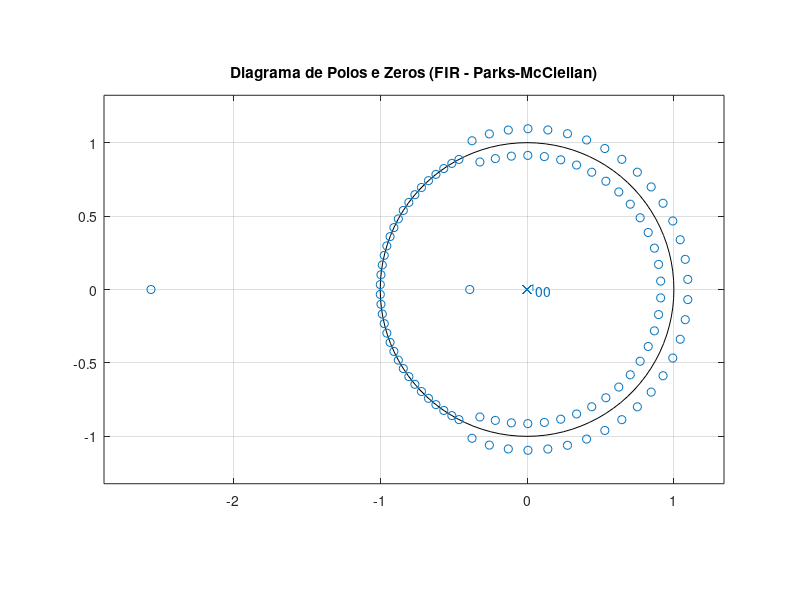
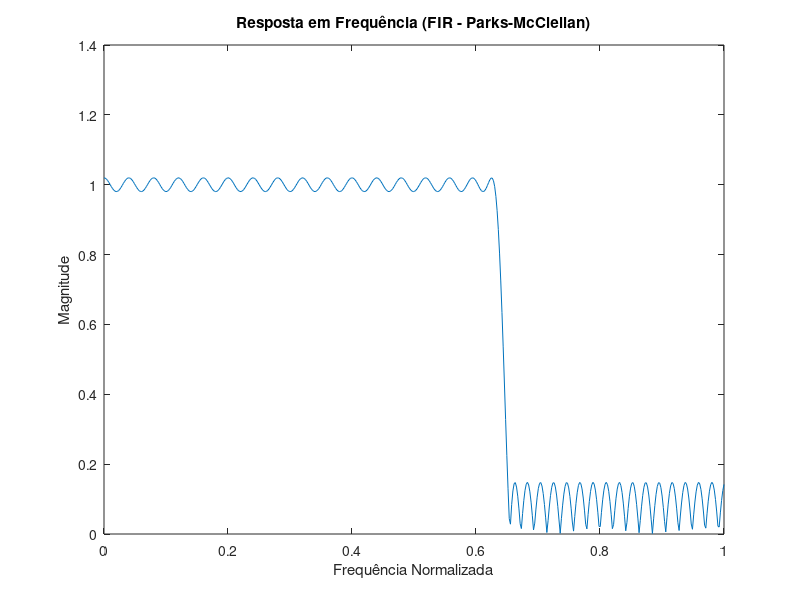

MATLAB code to generate these figures, in order:
% Especificações do filtro
passband_ripple = 0.02; % Ripple na banda de passagem (em módulo)
stopband_ripple = 0.15; % Ripple na banda de rejeição (em módulo)
passband_freq = 0.63; % Frequência limite da banda de passagem (normalizada)
stopband_freq = 0.65; % Frequência limite da banda de rejeição (normalizada)

% Projeto do filtro FIR usando Parks-McClellan
forder = 100; % Ordem inicial do filtro
frequencies = [0, passband_freq, stopband_freq, 1]; % Vetor de frequências normalizadas
magnitudes = [1, 1, 0, 0]; % Vetor de magnitudes
weights = [1/passband_ripple, 1/stopband_ripple]; % Vetor de pesos

% Projeto do filtro FIR usando Parks-McClellan
fir_coeffs = firpm(forder, frequencies, magnitudes, weights);

% Plotar o diagrama de polos e zeros
figure;
zplane(fir_coeffs, 1);
title('Diagrama de Polos e Zeros (FIR - Parks-McClellan)');

% Calcular a resposta em frequência
freq_response = freqz(fir_coeffs, 1);

% Plotar a resposta em frequência
figure;
plot(linspace(0, 1, length(freq_response)), abs(freq_response));
title('Resposta em Frequência (FIR - Parks-McClellan)');
xlabel('Frequência Normalizada');
ylabel('Magnitude');
